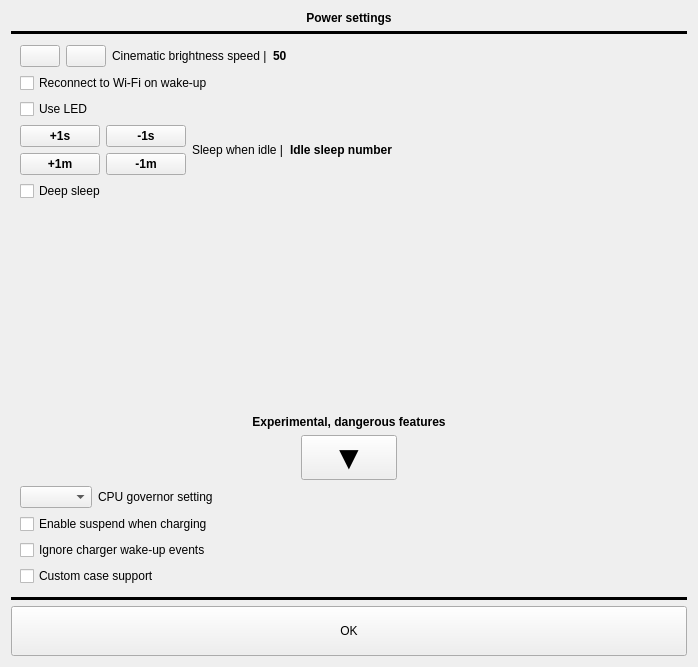
<?xml version="1.0" encoding="UTF-8"?>
<ui version="4.0">
 <class>PowerDaemonSettingsWidget</class>
 <widget class="QWidget" name="PowerDaemonSettingsWidget">
  <property name="geometry">
   <rect>
    <x>0</x>
    <y>0</y>
    <width>698</width>
    <height>667</height>
   </rect>
  </property>
  <property name="windowTitle">
   <string>Form</string>
  </property>
  <layout class="QVBoxLayout" name="verticalLayout">
   <item>
    <widget class="QLabel" name="mainLabel">
     <property name="sizePolicy">
      <sizepolicy hsizetype="Preferred" vsizetype="Fixed">
       <horstretch>0</horstretch>
       <verstretch>0</verstretch>
      </sizepolicy>
     </property>
     <property name="font">
      <font>
       <weight>75</weight>
       <bold>true</bold>
      </font>
     </property>
     <property name="lineWidth">
      <number>0</number>
     </property>
     <property name="text">
      <string>Power settings</string>
     </property>
     <property name="alignment">
      <set>Qt::AlignCenter</set>
     </property>
    </widget>
   </item>
   <item>
    <widget class="Line" name="line">
     <property name="frameShadow">
      <enum>QFrame::Plain</enum>
     </property>
     <property name="lineWidth">
      <number>4</number>
     </property>
     <property name="orientation">
      <enum>Qt::Horizontal</enum>
     </property>
    </widget>
   </item>
   <item>
    <widget class="QScrollArea" name="scrollArea">
     <property name="frameShape">
      <enum>QFrame::NoFrame</enum>
     </property>
     <property name="frameShadow">
      <enum>QFrame::Plain</enum>
     </property>
     <property name="lineWidth">
      <number>0</number>
     </property>
     <property name="verticalScrollBarPolicy">
      <enum>Qt::ScrollBarAsNeeded</enum>
     </property>
     <property name="widgetResizable">
      <bool>true</bool>
     </property>
     <widget class="QWidget" name="scrollAreaWidgetContents_2">
      <property name="geometry">
       <rect>
        <x>0</x>
        <y>0</y>
        <width>680</width>
        <height>545</height>
       </rect>
      </property>
      <layout class="QVBoxLayout" name="verticalLayout_3">
       <property name="topMargin">
        <number>5</number>
       </property>
       <property name="bottomMargin">
        <number>5</number>
       </property>
       <item>
        <layout class="QHBoxLayout" name="horizontalLayout">
         <item>
          <widget class="QPushButton" name="CBSIncreaseBtn">
           <property name="sizePolicy">
            <sizepolicy hsizetype="Maximum" vsizetype="Fixed">
             <horstretch>0</horstretch>
             <verstretch>0</verstretch>
            </sizepolicy>
           </property>
           <property name="text">
            <string/>
           </property>
          </widget>
         </item>
         <item>
          <widget class="QPushButton" name="CBSDecreaseBtn">
           <property name="sizePolicy">
            <sizepolicy hsizetype="Maximum" vsizetype="Fixed">
             <horstretch>0</horstretch>
             <verstretch>0</verstretch>
            </sizepolicy>
           </property>
           <property name="text">
            <string/>
           </property>
          </widget>
         </item>
         <item>
          <widget class="QLabel" name="label">
           <property name="font">
            <font>
             <weight>50</weight>
             <bold>false</bold>
            </font>
           </property>
           <property name="text">
            <string>Cinematic brightness speed |</string>
           </property>
          </widget>
         </item>
         <item>
          <widget class="QLabel" name="CBSLabel">
           <property name="font">
            <font>
             <weight>75</weight>
             <bold>true</bold>
            </font>
           </property>
           <property name="text">
            <string>50</string>
           </property>
          </widget>
         </item>
         <item>
          <spacer name="horizontalSpacer">
           <property name="orientation">
            <enum>Qt::Horizontal</enum>
           </property>
           <property name="sizeHint" stdset="0">
            <size>
             <width>40</width>
             <height>20</height>
            </size>
           </property>
          </spacer>
         </item>
        </layout>
       </item>
       <item>
        <layout class="QHBoxLayout" name="horizontalLayout_8">
         <item>
          <widget class="QCheckBox" name="wifiReconnectBtn">
           <property name="text">
            <string>Reconnect to Wi-Fi on wake-up</string>
           </property>
          </widget>
         </item>
         <item>
          <spacer name="horizontalSpacer_7">
           <property name="orientation">
            <enum>Qt::Horizontal</enum>
           </property>
           <property name="sizeHint" stdset="0">
            <size>
             <width>40</width>
             <height>20</height>
            </size>
           </property>
          </spacer>
         </item>
        </layout>
       </item>
       <item>
        <layout class="QHBoxLayout" name="horizontalLayout_9">
         <item>
          <widget class="QCheckBox" name="ledUsageBtn">
           <property name="text">
            <string>Use LED</string>
           </property>
          </widget>
         </item>
         <item>
          <spacer name="horizontalSpacer_8">
           <property name="orientation">
            <enum>Qt::Horizontal</enum>
           </property>
           <property name="sizeHint" stdset="0">
            <size>
             <width>40</width>
             <height>20</height>
            </size>
           </property>
          </spacer>
         </item>
        </layout>
       </item>
       <item>
        <layout class="QHBoxLayout" name="horizontalLayout_4">
         <item>
          <layout class="QVBoxLayout" name="verticalLayout_4">
           <item>
            <layout class="QHBoxLayout" name="horizontalLayout_11">
             <item>
              <widget class="QPushButton" name="idleSleepIncreaseBtn">
               <property name="sizePolicy">
                <sizepolicy hsizetype="Maximum" vsizetype="Fixed">
                 <horstretch>0</horstretch>
                 <verstretch>0</verstretch>
                </sizepolicy>
               </property>
               <property name="font">
                <font>
                 <weight>75</weight>
                 <bold>true</bold>
                </font>
               </property>
               <property name="text">
                <string>+1s</string>
               </property>
              </widget>
             </item>
             <item>
              <widget class="QPushButton" name="idleSleepDecreaseBtn">
               <property name="sizePolicy">
                <sizepolicy hsizetype="Maximum" vsizetype="Fixed">
                 <horstretch>0</horstretch>
                 <verstretch>0</verstretch>
                </sizepolicy>
               </property>
               <property name="font">
                <font>
                 <weight>75</weight>
                 <bold>true</bold>
                </font>
               </property>
               <property name="text">
                <string>-1s</string>
               </property>
              </widget>
             </item>
            </layout>
           </item>
           <item>
            <layout class="QHBoxLayout" name="horizontalLayout_12">
             <item>
              <widget class="QPushButton" name="idleSleepIncreaseMBtn">
               <property name="sizePolicy">
                <sizepolicy hsizetype="Maximum" vsizetype="Fixed">
                 <horstretch>0</horstretch>
                 <verstretch>0</verstretch>
                </sizepolicy>
               </property>
               <property name="font">
                <font>
                 <weight>75</weight>
                 <bold>true</bold>
                </font>
               </property>
               <property name="text">
                <string>+1m</string>
               </property>
              </widget>
             </item>
             <item>
              <widget class="QPushButton" name="idleSleepDecreaseMBtn">
               <property name="sizePolicy">
                <sizepolicy hsizetype="Maximum" vsizetype="Fixed">
                 <horstretch>0</horstretch>
                 <verstretch>0</verstretch>
                </sizepolicy>
               </property>
               <property name="font">
                <font>
                 <weight>75</weight>
                 <bold>true</bold>
                </font>
               </property>
               <property name="text">
                <string>-1m</string>
               </property>
              </widget>
             </item>
            </layout>
           </item>
          </layout>
         </item>
         <item>
          <widget class="QLabel" name="label_5">
           <property name="font">
            <font>
             <weight>50</weight>
             <bold>false</bold>
            </font>
           </property>
           <property name="text">
            <string>Sleep when idle |</string>
           </property>
          </widget>
         </item>
         <item>
          <widget class="QLabel" name="idleSleepLabel">
           <property name="font">
            <font>
             <weight>75</weight>
             <bold>true</bold>
            </font>
           </property>
           <property name="text">
            <string>Idle sleep number</string>
           </property>
          </widget>
         </item>
         <item>
          <spacer name="horizontalSpacer_9">
           <property name="orientation">
            <enum>Qt::Horizontal</enum>
           </property>
           <property name="sizeHint" stdset="0">
            <size>
             <width>40</width>
             <height>20</height>
            </size>
           </property>
          </spacer>
         </item>
        </layout>
       </item>
       <item>
        <layout class="QHBoxLayout" name="horizontalLayout_6">
         <item>
          <widget class="QCheckBox" name="deepSleepBtn">
           <property name="text">
            <string>Deep sleep</string>
           </property>
          </widget>
         </item>
         <item>
          <spacer name="horizontalSpacer_11">
           <property name="orientation">
            <enum>Qt::Horizontal</enum>
           </property>
           <property name="sizeHint" stdset="0">
            <size>
             <width>40</width>
             <height>20</height>
            </size>
           </property>
          </spacer>
         </item>
        </layout>
       </item>
       <item>
        <spacer name="verticalSpacer_3">
         <property name="orientation">
          <enum>Qt::Vertical</enum>
         </property>
         <property name="sizeType">
          <enum>QSizePolicy::MinimumExpanding</enum>
         </property>
         <property name="sizeHint" stdset="0">
          <size>
           <width>0</width>
           <height>40</height>
          </size>
         </property>
        </spacer>
       </item>
       <item>
        <layout class="QVBoxLayout" name="verticalLayout_2">
         <item>
          <widget class="QLabel" name="label_2">
           <property name="font">
            <font>
             <weight>75</weight>
             <italic>false</italic>
             <bold>true</bold>
            </font>
           </property>
           <property name="lineWidth">
            <number>0</number>
           </property>
           <property name="text">
            <string>Experimental, dangerous features</string>
           </property>
           <property name="alignment">
            <set>Qt::AlignCenter</set>
           </property>
          </widget>
         </item>
         <item>
          <layout class="QHBoxLayout" name="horizontalLayout_3">
           <item>
            <spacer name="horizontalSpacer_2">
             <property name="orientation">
              <enum>Qt::Horizontal</enum>
             </property>
             <property name="sizeHint" stdset="0">
              <size>
               <width>40</width>
               <height>20</height>
              </size>
             </property>
            </spacer>
           </item>
           <item>
            <widget class="QPushButton" name="expBtn">
             <property name="sizePolicy">
              <sizepolicy hsizetype="Fixed" vsizetype="Fixed">
               <horstretch>0</horstretch>
               <verstretch>0</verstretch>
              </sizepolicy>
             </property>
             <property name="font">
              <font>
               <pointsize>25</pointsize>
               <weight>75</weight>
               <bold>true</bold>
              </font>
             </property>
             <property name="text">
              <string>   ▼   </string>
             </property>
            </widget>
           </item>
           <item>
            <spacer name="horizontalSpacer_3">
             <property name="orientation">
              <enum>Qt::Horizontal</enum>
             </property>
             <property name="sizeHint" stdset="0">
              <size>
               <width>40</width>
               <height>20</height>
              </size>
             </property>
            </spacer>
           </item>
          </layout>
         </item>
        </layout>
       </item>
       <item>
        <layout class="QHBoxLayout" name="horizontalLayout_5">
         <item>
          <widget class="QComboBox" name="hCpuFreqComboBox"/>
         </item>
         <item>
          <widget class="QLabel" name="hLabel_3">
           <property name="font">
            <font>
             <weight>50</weight>
             <bold>false</bold>
            </font>
           </property>
           <property name="lineWidth">
            <number>0</number>
           </property>
           <property name="text">
            <string>CPU governor setting</string>
           </property>
          </widget>
         </item>
         <item>
          <spacer name="horizontalSpacer_4">
           <property name="orientation">
            <enum>Qt::Horizontal</enum>
           </property>
           <property name="sizeHint" stdset="0">
            <size>
             <width>40</width>
             <height>20</height>
            </size>
           </property>
          </spacer>
         </item>
        </layout>
       </item>
       <item>
        <layout class="QHBoxLayout" name="horizontalLayout_2">
         <item>
          <widget class="QCheckBox" name="hWhenChargerSleepBtn">
           <property name="text">
            <string>Enable suspend when charging</string>
           </property>
          </widget>
         </item>
         <item>
          <spacer name="horizontalSpacer_5">
           <property name="orientation">
            <enum>Qt::Horizontal</enum>
           </property>
           <property name="sizeHint" stdset="0">
            <size>
             <width>40</width>
             <height>20</height>
            </size>
           </property>
          </spacer>
         </item>
        </layout>
       </item>
       <item>
        <layout class="QHBoxLayout" name="horizontalLayout_7">
         <item>
          <widget class="QCheckBox" name="hChargerWakeUpBtn">
           <property name="text">
            <string>Ignore charger wake-up events</string>
           </property>
          </widget>
         </item>
         <item>
          <spacer name="horizontalSpacer_6">
           <property name="orientation">
            <enum>Qt::Horizontal</enum>
           </property>
           <property name="sizeHint" stdset="0">
            <size>
             <width>40</width>
             <height>20</height>
            </size>
           </property>
          </spacer>
         </item>
        </layout>
       </item>
       <item>
        <layout class="QHBoxLayout" name="horizontalLayout_10">
         <item>
          <widget class="QCheckBox" name="hCustomCaseBtn">
           <property name="text">
            <string>Custom case support</string>
           </property>
          </widget>
         </item>
         <item>
          <spacer name="horizontalSpacer_10">
           <property name="orientation">
            <enum>Qt::Horizontal</enum>
           </property>
           <property name="sizeHint" stdset="0">
            <size>
             <width>40</width>
             <height>20</height>
            </size>
           </property>
          </spacer>
         </item>
        </layout>
       </item>
      </layout>
     </widget>
    </widget>
   </item>
   <item>
    <widget class="Line" name="line_2">
     <property name="frameShadow">
      <enum>QFrame::Plain</enum>
     </property>
     <property name="lineWidth">
      <number>4</number>
     </property>
     <property name="orientation">
      <enum>Qt::Horizontal</enum>
     </property>
    </widget>
   </item>
   <item>
    <widget class="QPushButton" name="exitBtn">
     <property name="sizePolicy">
      <sizepolicy hsizetype="Minimum" vsizetype="Fixed">
       <horstretch>0</horstretch>
       <verstretch>0</verstretch>
      </sizepolicy>
     </property>
     <property name="text">
      <string>
OK
</string>
     </property>
    </widget>
   </item>
  </layout>
 </widget>
 <resources/>
 <connections/>
</ui>
